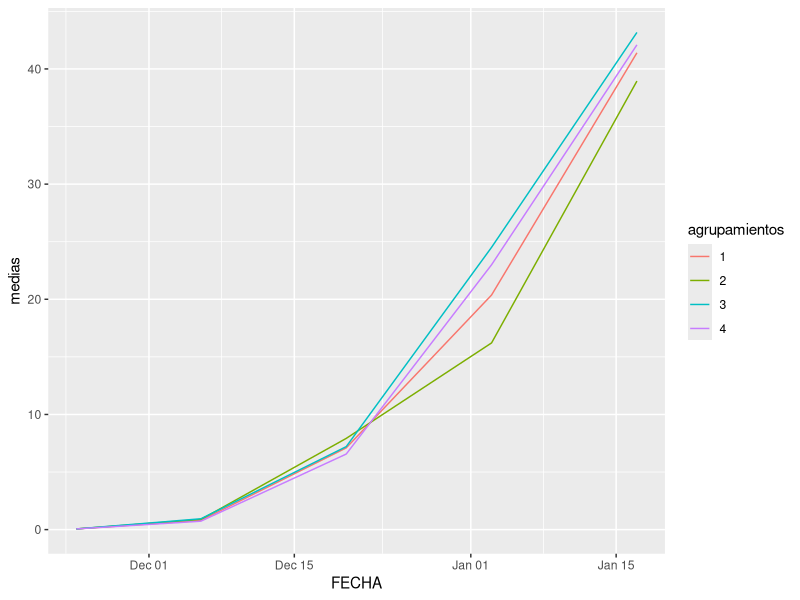
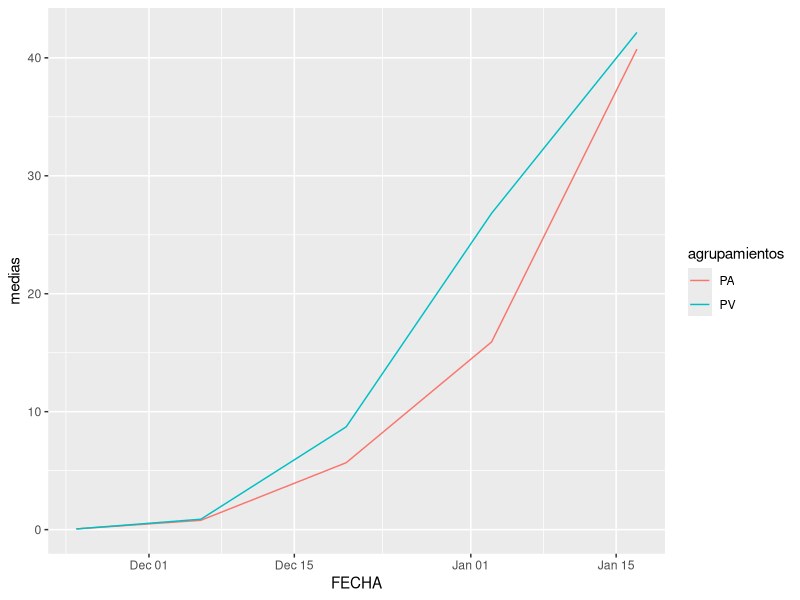
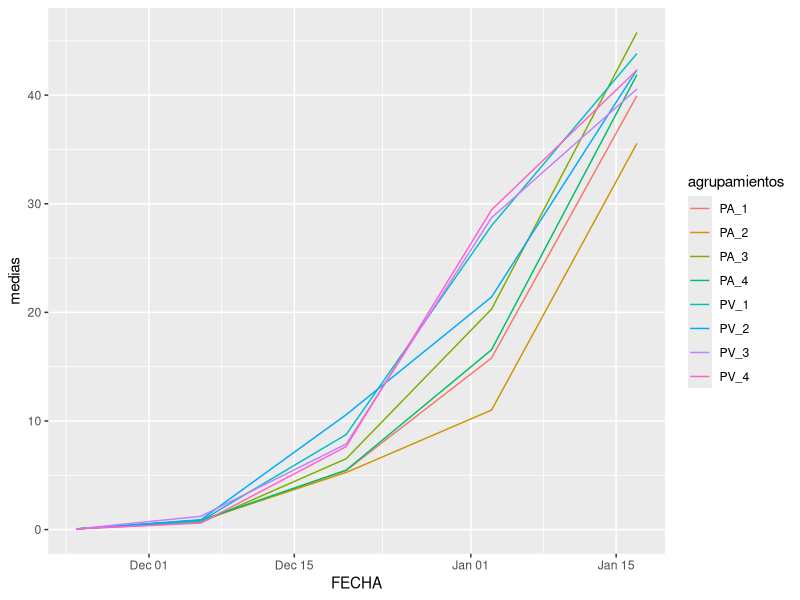
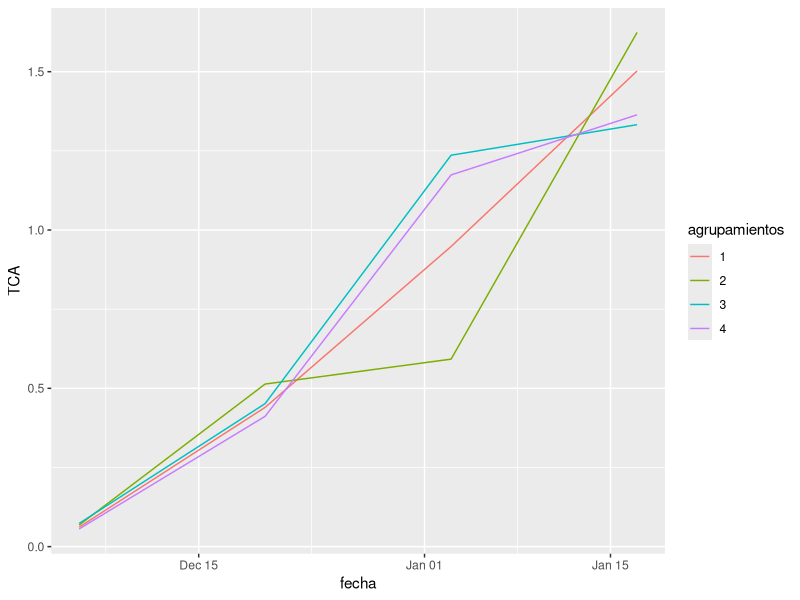
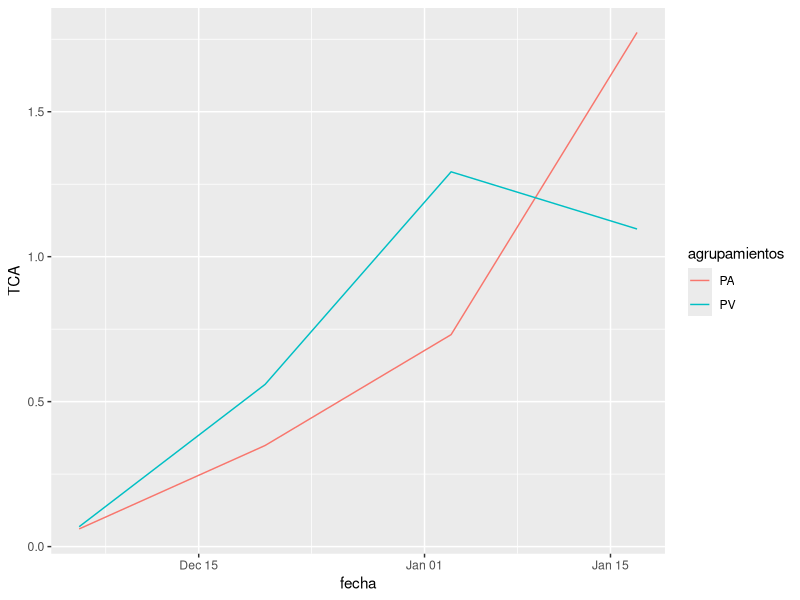
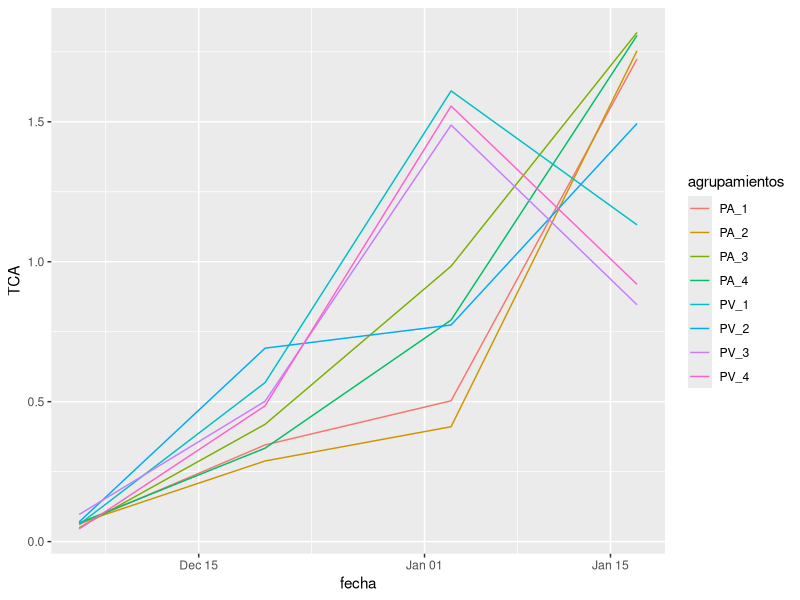
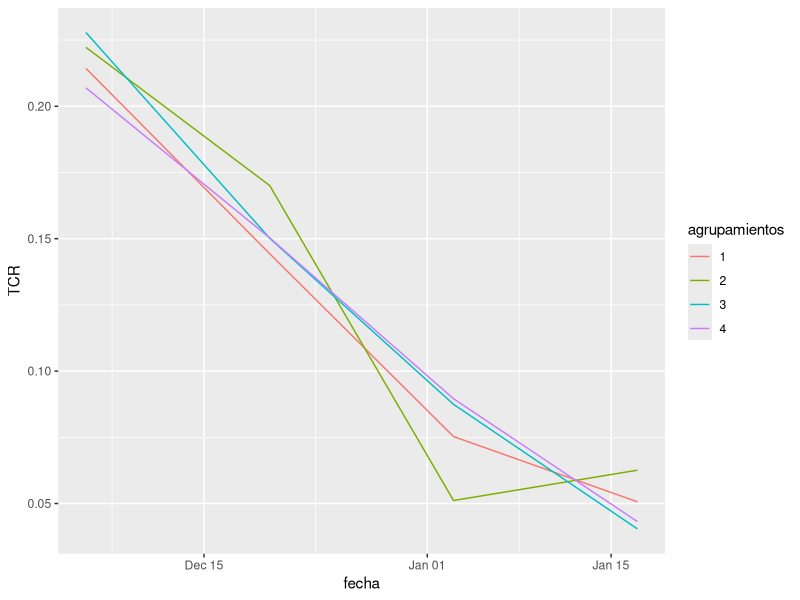
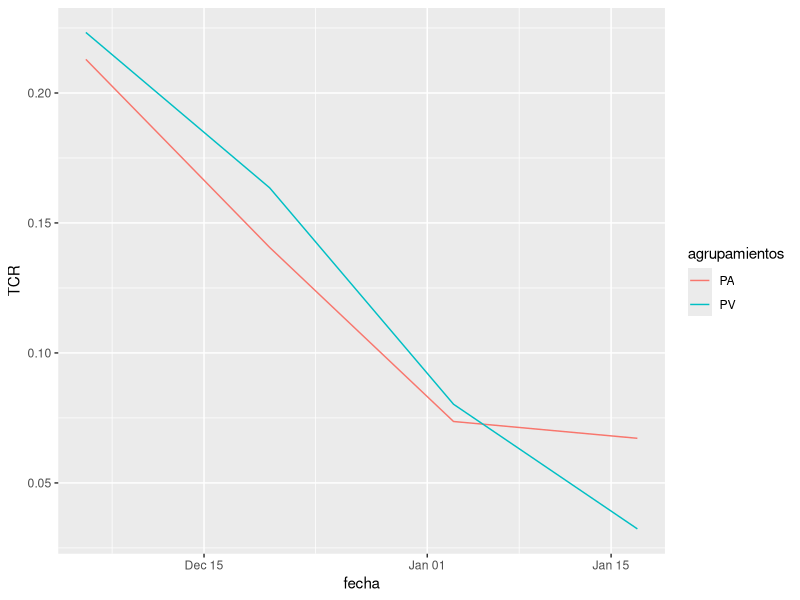

R code for these plots, in order:
## ---- chunk 1
resumir2fat<-function(fat1, 
                      fat2, 
                      resp,
                      trat,
                      df
){
  nf1<-unique(fat1)
  nf2<-unique(fat2)
  alltrat<-unique(trat)
  
  medias<-c()
  Desvio_Standar<-c()
  numero<-c()
  ag<-c()
  
  for (f1 in nf1){
    ag<-c(ag, 'dosis')
    medias<-c(medias, mean(resp[fat1==f1]))
    Desvio_Standar<-c(Desvio_Standar, sd(resp[fat1==f1]))
    numero<-c(numero, sum(with(df, fat1==f1)))
  }
 
  for (f2 in nf2){
    ag<-c(ag, 'variedad')
    medias<-c(medias, mean(resp[fat2==f2]))
    Desvio_Standar<-c(Desvio_Standar, sd(resp[fat2==f2]))
    numero<-c(numero, sum(with(df, fat2==f2)))
  }
  for (t in alltrat){
    ag<-c(ag, 'tratamientos')
    medias<-c(medias, mean(resp[trat==t]))
    Desvio_Standar<-c(Desvio_Standar, sd(resp[trat==t]))
    numero<-c(numero, sum(with(df, trat==t)))
  }
  agrupamientos<-c(nf1, nf2, alltrat)
  CV<-(Desvio_Standar/medias)*100
  return(data.frame(ag, agrupamientos, numero, medias, Desvio_Standar, CV))
}
## ---- chunk 2
### Fecha 1
MS06DIC<-read.csv("MS06DIC.csv", header=TRUE, sep=",", dec=",")

nv<-c()

for (i in MS06DIC$Variedad){
  if (i==1){
    nv<-c(nv, 'PA')
  } else {
    nv<-c(nv, 'PV')
  }
}

MS06DIC["NV"]<-nv

MS06DIC["Tratamientos"]<-paste(MS06DIC$NV, MS06DIC$Dosis, sep="_") #esto agrega una columna con el nombre del tratamiento

### Fecha 2
MS20DIC<-read.csv("MS20DIC.csv", header=TRUE, sep=",", dec=",")

nv<-c()

for (i in MS20DIC$Variedad){
  if (i==1){
    nv<-c(nv, 'PA')
  } else {
    nv<-c(nv, 'PV')
  }
}

MS20DIC["NV"]<-nv

MS20DIC["Tratamientos"]<-paste(MS20DIC$NV, MS20DIC$Dosis, sep="_") #esto agrega una columna con el nombre del tratamiento

### Fecha 3
MS03ENE<-read.csv("MS03ENE.csv", header=TRUE, sep=",", dec=",")

nv<-c()

for (i in MS03ENE$Variedad){
  if (i==1){
    nv<-c(nv, 'PA')
  } else {
    nv<-c(nv, 'PV')
  }
}

MS03ENE["NV"]<-nv

MS03ENE["Tratamientos"]<-paste(MS03ENE$NV, MS03ENE$Dosis, sep="_") #esto agrega una columna con el nombre del tratamiento

# Fecha 4
MS17ENE<-read.csv("MS17ENE.csv", header=TRUE, sep=",", dec=",")

nv<-c()

for (i in MS17ENE$Variedad){
  if (i==1){
    nv<-c(nv, 'PA')
  } else {
    nv<-c(nv, 'PV')
  }
}

MS17ENE["NV"]<-nv

MS17ENE["Tratamientos"]<-paste(MS17ENE$NV, MS17ENE$Dosis, sep="_") #esto agrega una columna con el nombre del tratamiento
## ---- chunk 3
MSPLE1<-read.csv("plantines1.csv", header=TRUE, sep=",", dec=",")

MSPLE1$PesoT<-(MSPLE1$PesoTotal/MSPLE1$plantines)*3

MSPLE1$A<-c(52.850, 40.133, 28.911, 27.625,
            44.394, 47.834, 37.094, 19.809)

nv<-c()

for (i in MSPLE1$Variedad){
  if (i==1){
    nv<-c(nv, 'PA')
  } else {
    nv<-c(nv, 'PV')
  }
}

MSPLE1["NV"]<-nv

MSPLE1<-rbind(MSPLE1, MSPLE1, MSPLE1, MSPLE1)

MSPLE1$Dosis<-c(1,1,1,1,1,1,1,1,
                2,2,2,2,2,2,2,2,
                3,3,3,3,3,3,3,3,
                4,4,4,4,4,4,4,4)
MSPLE1["Tratamientos"]<-paste(MSPLE1$NV, MSPLE1$Dosis, sep="_") #esto agrega una columna con el nombre del tratamiento

## ---- chunk 4
#fecha 0 -plantines- (obntiene el descriptivo y luego añade una columna con la fecha)
descPT24NOV<-resumir2fat(MSPLE1$Dosis, MSPLE1$NV, MSPLE1$PesoT, MSPLE1$Tratamientos, MSPLE1)

fecha<-c()
for (i in c(1:14)){
  fecha<-c(fecha, "2022-11-24")
}
fecha<-as.Date(fecha, format="%Y-%m-%d")

descPT24NOV$FECHA<-fecha



#fecha 1 (ontiene el descriptivo y luego añade una columna con la fecha)
descPT06DIC<-resumir2fat(MS06DIC$Dosis, MS06DIC$NV, MS06DIC$PesoT, MS06DIC$Tratamientos, MS06DIC)

fecha<-c()
for (i in c(1:14)){
  fecha<-c(fecha, "2022-12-6")
}
fecha<-as.Date(fecha, format="%Y-%m-%d")

descPT06DIC$FECHA<-fecha

#fecha 2 (ontiene el descriptivo y luego añade una columna con la fecha)
descPT20DIC<-resumir2fat(MS20DIC$Dosis, MS20DIC$NV, MS20DIC$PesoT, MS20DIC$Tratamientos, MS20DIC)

fecha<-c()
for (i in c(1:14)){
  fecha<-c(fecha, "2022-12-20")
}
fecha<-as.Date(fecha, format="%Y-%m-%d")

descPT20DIC$FECHA<-fecha

#fecha 3 (ontiene el descriptivo y luego añade una columna con la fecha)

descPT03ENE<-resumir2fat(MS03ENE$Dosis, MS03ENE$NV, MS03ENE$PesoT, MS03ENE$Tratamientos, MS03ENE)

fecha<-c()
for (i in c(1:14)){
  fecha<-c(fecha, "2023-1-3")
}
fecha<-as.Date(fecha, format="%Y-%m-%d")

descPT03ENE$FECHA<-fecha

#fecha 4 (ontiene el descriptivo y luego añade una columna con la fecha)

descPT17ENE<-resumir2fat(MS17ENE$Dosis, MS17ENE$NV, MS17ENE$PesoT, MS17ENE$Tratamientos, MS17ENE)

fecha<-c()
for (i in c(1:14)){
  fecha<-c(fecha, "2023-1-17")
}
fecha<-as.Date(fecha, format="%Y-%m-%d")

descPT17ENE$FECHA<-fecha
## ---- chunk 5
descPTe1<-rbind(descPT24NOV, descPT06DIC, descPT20DIC, descPT03ENE, descPT17ENE)

descPTe1
## ---- chunk 6
library(ggplot2)
library(patchwork)

g1<-ggplot(data= descPTe1[descPTe1$ag=='dosis',], aes(FECHA, medias, color=agrupamientos))+geom_line()
g2<-ggplot(data= descPTe1[descPTe1$ag=='variedad',], aes(FECHA, medias, color=agrupamientos))+geom_line()
g3<-ggplot(data= descPTe1[descPTe1$ag=='tratamientos',], aes(FECHA, medias, color=agrupamientos))+geom_line()

g1
g2
g3
## ---- chunk 7

TCA1<-(descPT06DIC$medias-descPT24NOV$medias)/as.integer(difftime(descPT06DIC$FECHA, descPT24NOV$FECHA, units='days'))

TCA2<-(descPT20DIC$medias-descPT06DIC$medias)/as.integer(difftime(descPT20DIC$FECHA, descPT06DIC$FECHA, units='days'))

TCA3<-(descPT03ENE$medias-descPT20DIC$medias)/as.integer(difftime(descPT03ENE$FECHA, descPT20DIC$FECHA, units='days'))

TCA4<-(descPT17ENE$medias-descPT03ENE$medias)/as.integer(difftime(descPT17ENE$FECHA, descPT03ENE$FECHA, units='days'))

TCA<-c(TCA1, TCA2, TCA3, TCA4)
fecha<-c(descPT06DIC$FECHA, 
         descPT20DIC$FECHA,
         descPT03ENE$FECHA,
         descPT17ENE$FECHA)
ag<-c(descPT06DIC$ag, 
         descPT20DIC$ag,
         descPT03ENE$ag,
         descPT17ENE$ag)
agrupamientos<-c(descPT06DIC$agrupamientos, 
         descPT20DIC$agrupamientos,
         descPT03ENE$agrupamientos,
         descPT17ENE$agrupamientos)
dfTCA<-data.frame(fecha, ag, agrupamientos, TCA)

dfTCA

## ---- chunk 8
library(ggplot2)
library(patchwork)

g1<-ggplot(data= dfTCA[dfTCA$ag=='dosis',], aes(fecha, TCA, color=agrupamientos))+geom_line()
g2<-ggplot(data= dfTCA[dfTCA$ag=='variedad',], aes(fecha, TCA, color=agrupamientos))+geom_line()
g3<-ggplot(data= dfTCA[dfTCA$ag=='tratamientos',], aes(fecha, TCA, color=agrupamientos))+geom_line()

g1
g2
g3
## ---- chunk 9
TCR1<-(log(descPT06DIC$medias)-log(descPT24NOV$medias))/as.integer(difftime(descPT06DIC$FECHA, descPT24NOV$FECHA, units='days'))

TCR2<-(log(descPT20DIC$medias)-log(descPT06DIC$medias))/as.integer(difftime(descPT20DIC$FECHA, descPT06DIC$FECHA, units='days'))

TCR3<-(log(descPT03ENE$medias)-log(descPT20DIC$medias))/as.integer(difftime(descPT03ENE$FECHA, descPT20DIC$FECHA, units='days'))

TCR4<-(log(descPT17ENE$medias)-log(descPT03ENE$medias))/as.integer(difftime(descPT17ENE$FECHA, descPT03ENE$FECHA, units='days'))

TCR<-c(TCR1, TCR2, TCR3, TCR4)


dfTCA$TCR<-c(TCR)
## ---- chunk 10
library(ggplot2)
library(patchwork)

g1<-ggplot(data= dfTCA[dfTCA$ag=='dosis',], aes(fecha, TCR, color=agrupamientos))+geom_line()
g2<-ggplot(data= dfTCA[dfTCA$ag=='variedad',], aes(fecha, TCR, color=agrupamientos))+geom_line()
g3<-ggplot(data= dfTCA[dfTCA$ag=='tratamientos',], aes(fecha, TCR, color=agrupamientos))+geom_line()

g1
g2
g3
## ---- chunk 11

regModelAF<- function(trat, AS, HM){
  #creamos vectores vacios para guardar cada parametro del modelo: ordenada al origen, pendiente de la recta, coefi. pearson de la ordenada y de la pendiente, r^2 y r^2 ajustado del modelo
    ord <-c() 
    prord<-c()
    pend<-c()
    prpend<-c()
    rsq<-c()
    radj<-c()
    tratamientos<-unique(trat)
    
    #El ciclo FOR va ir realizando una regresion por CADA TRATAMIENTO y guardando los datos en cada vector creado

for (i in tratamientos){
  HMT<-HM[trat== i] #PESO HOJAS MEDIDAS DEL TRATAMIENTO I
  AFT<-AS[trat== i] #AREA FOLIAR DE LAS HOJAS MEDIDAS DEL TRATAMIENTO I
  
  regresion<-summary(lm(AFT~HMT)) #SE EJECUTA LA REGRESION
  
  ord<-c(ord, regresion$coefficients[1,1]) #guarda el intercept del tratamiento i en un vector
  prord<-c(prord, regresion$coefficients[1,4]) #guarda el coeficiente de pearson de la ordenada para el tratamiento i
  pend<-c(pend, regresion$coefficients[2,1]) #guarda la pendiente del tratamiento i en un vector
  prpend<-c(prpend, regresion$coefficients[2,4]) #guarda el coeficiente de pearson de la pendienyte en el tratamiento i
  rsq<-c(rsq, regresion$r.squared) #guarda el r^2 del modelo al tratamiento i
  radj<-c(radj, regresion$adj.r.squared) #guarda el r^2 ajustado del modelo para el tratamiento i
}
    
 # creamos un data frame con los vectores

MAF<-data.frame(tratamientos, ord, prord, pend, prpend, rsq, radj)

return(MAF)
    
}

## ---- chunk 12
modeloAfFecha2<-regModelAF(MS20DIC$Tratamientos, MS20DIC$AS, MS20DIC$HM)

modeloAfFecha3<-regModelAF(MS03ENE$Tratamientos, MS03ENE$AS, MS03ENE$HM)

modeloAfFecha4<-regModelAF(MS17ENE$Tratamientos, MS17ENE$AS, MS17ENE$HM)

## ---- chunk 13

calcAf<-function(H, trat, MAF){
#Se recorre fila por fila calculando PH*PENDIENA + ORDENADA para obtener un vector con el area foliar

areasF<-c()

for (i in c(1:32)){
  ordenada<-MAF$ord[MAF$tratamientos== trat[i]]
  pendiente<-MAF$pend[MAF$tratamientos== trat[i]]
  pesohojas<-H[i]
  af<-ordenada + pendiente*pesohojas
  areasF<-c(areasF, af) 
}
 return(areasF)  
}

## ---- chunk 14
MS20DIC$A<-calcAf(MS20DIC$HM+MS20DIC$HSM, MS20DIC$Tratamientos, modeloAfFecha2)

MS03ENE$A<-calcAf(MS03ENE$HM+MS03ENE$HSM, MS03ENE$Tratamientos, modeloAfFecha3)

MS17ENE$A<-calcAf(MS17ENE$HM+MS17ENE$HSM, MS17ENE$Tratamientos, modeloAfFecha4)

## ---- chunk 15
descA24NOV<-resumir2fat(MSPLE1$Dosis, MSPLE1$NV, MSPLE1$A, MSPLE1$Tratamientos, MSPLE1)

descA06DIC<-resumir2fat(MS06DIC$Dosis, MS06DIC$NV, MS06DIC$A, MS06DIC$Tratamientos, MS06DIC)

descA20DIC<-resumir2fat(MS20DIC$Dosis, MS20DIC$NV, MS20DIC$A, MS20DIC$Tratamientos, MS20DIC)

descA03ENE<-resumir2fat(MS03ENE$Dosis, MS03ENE$NV, MS03ENE$A, MS03ENE$Tratamientos, MS03ENE)

descA17ENE<-resumir2fat(MS17ENE$Dosis, MS17ENE$NV, MS17ENE$A, MS17ENE$Tratamientos, MS17ENE)
## ---- chunk 16
descPTe1$AREAF<-c(descA24NOV$medias,
            descA06DIC$medias, 
            descA20DIC$medias, 
            descA03ENE$medias, 
            descA17ENE$medias)
## ---- chunk 17
library(ggplot2)
library(patchwork)

g1<-ggplot(data= descPTe1[descPTe1$ag=='dosis',], aes(FECHA, AREAF, color=agrupamientos))+geom_line()
g2<-ggplot(data= descPTe1[descPTe1$ag=='variedad',], aes(FECHA, AREAF, color=agrupamientos))+geom_line()
g3<-ggplot(data= descPTe1[descPTe1$ag=='tratamientos',], aes(FECHA, AREAF, color=agrupamientos))+geom_line()

g1
g2
g3
## ---- chunk 18
TAL1<-TCA1*((log(descA06DIC$medias)-log(descA24NOV$medias))/(descA06DIC$medias-descA24NOV$medias))

TAL2<-TCA2*((log(descA20DIC$medias)-log(descA06DIC$medias))/(descA20DIC$medias-descA06DIC$medias))

TAL3<-TCA3*((log(descA03ENE$medias)-log(descA20DIC$medias))/(descA03ENE$medias-descA20DIC$medias))

TAL4<-TCA4*((log(descA17ENE$medias)-log(descA03ENE$medias))/(descA17ENE$medias-descA03ENE$medias))

TAL<-c(TAL1, TAL2, TAL3, TAL4)


dfTCA$TAL<-TAL
## ---- chunk 19
library(ggplot2)
library(patchwork)

g1<-ggplot(data= dfTCA[dfTCA$ag=='dosis',], aes(fecha, TAL, color=agrupamientos))+geom_line()
g2<-ggplot(data= dfTCA[dfTCA$ag=='variedad',], aes(fecha, TAL, color=agrupamientos))+geom_line()
g3<-ggplot(data= dfTCA[dfTCA$ag=='tratamientos',], aes(fecha, TAL, color=agrupamientos))+geom_line()

g1
g2
g3
## ---- chunk 20
NE1<-read.csv('NutrientesE1.csv', header=T, sep=',', dec=',')

nv<-c()

for (i in NE1$variedad){
  if (i==1){
    nv<-c(nv, 'PA')
  } else {
    nv<-c(nv, 'PV')
  }
}

NE1["NV"]<-nv

NE1["Tratamientos"]<-paste(NE1$NV, NE1$dosis, sep="_") #esto agrega una columna con el nombre del tratamiento

## ---- chunk 21
#Obtener una estadistica descriptiva del nitrogeno para cada fecha

NE1$Medicion<-trimws(NE1$Medicion)

#fecha 1
NF<-NE1[NE1$Medicion =="PRIMERA",]

descN06DIC<-resumir2fat(NF$dosis, 
                        NF$NV, 
                        NF$N., 
                        NF$Tratamientos, 
                        NF)

fecha<-c()
for (i in c(1:14)){
  fecha<-c(fecha, "2022-12-6")
}
fecha<-as.Date(fecha, format="%Y-%m-%d")

descN06DIC$FECHA<-fecha

#fecha 2

NF<-NE1[NE1$Medicion =="SEGUNDA",]

descN20DIC<-resumir2fat(NF$dosis, 
                        NF$NV, 
                        NF$N., 
                        NF$Tratamientos, 
                        NF)

fecha<-c()
for (i in c(1:14)){
  fecha<-c(fecha, "2022-12-20")
}
fecha<-as.Date(fecha, format="%Y-%m-%d")

descN20DIC$FECHA<-fecha

#fecha 3

NF<-NE1[NE1$Medicion =="TERCERA",]

descN03ENE<-resumir2fat(NF$dosis, 
                        NF$NV, 
                        NF$N., 
                        NF$Tratamientos, 
                        NF)

fecha<-c()

for (i in c(1:14)){
  fecha<-c(fecha, "2023-1-3")
}
fecha<-as.Date(fecha, format="%Y-%m-%d")

descN03ENE$FECHA<-fecha
 
#fecha 4 
  NF<-NE1[NE1$Medicion =="CUARTA",]

descN17ENE<-resumir2fat(NF$dosis, 
                        NF$NV, 
                        NF$N., 
                        NF$Tratamientos, 
                        NF)

fecha<-c()
for (i in c(1:14)){
  fecha<-c(fecha, "2023-1-17")
}
fecha<-as.Date(fecha, format="%Y-%m-%d")

descN17ENE$FECHA<-fecha

#unir en un data frame

descNe1<-rbind(descN06DIC,
               descN20DIC,
               descN03ENE,
               descN17ENE)


## ---- chunk 22
library(ggplot2)
g1<-ggplot(descNe1[descNe1$ag=='dosis',], aes(FECHA, medias, color=agrupamientos))+geom_line()

g2<-ggplot(descNe1[descNe1$ag=='variedad',], aes(FECHA, medias, color=agrupamientos))+geom_line()

g3<-ggplot(descNe1[descNe1$ag=='tratamientos',], aes(FECHA, medias, color=agrupamientos))+geom_line()

g1
g2
g3
## ---- chunk 23
concN<-c(NA, NA, NA, NA, NA, NA, NA, NA, NA, NA, NA, NA, NA, NA,
         descNe1$medias)

descPTe1$Nx100<-concN

descPTe1$Nacu<-descPTe1$Nx100*descPTe1$medias

descPTe1

g1<-ggplot(descPTe1[descPTe1$ag=='dosis',], aes(FECHA, Nacu, color=agrupamientos))+geom_line()

g2<-ggplot(descPTe1[descPTe1$ag=='variedad',], aes(FECHA, Nacu, color=agrupamientos))+geom_line()

g3<-ggplot(descPTe1[descPTe1$ag=='tratamientos',], aes(FECHA, Nacu, color=agrupamientos))+geom_line()

g1
g2
g3
## ---- chunk 24
#Obtener una estadistica descriptiva del Fósforo para cada fecha

NE1$Medicion<-trimws(NE1$Medicion)

#fecha 1
NF<-NE1[NE1$Medicion =="PRIMERA",]

descP06DIC<-resumir2fat(NF$dosis, 
                        NF$NV, 
                        NF$P., 
                        NF$Tratamientos, 
                        NF)

fecha<-c()
for (i in c(1:14)){
  fecha<-c(fecha, "2022-12-6")
}
fecha<-as.Date(fecha, format="%Y-%m-%d")

descP06DIC$FECHA<-fecha

#fecha 2

NF<-NE1[NE1$Medicion =="SEGUNDA",]

descP20DIC<-resumir2fat(NF$dosis, 
                        NF$NV, 
                        NF$P., 
                        NF$Tratamientos, 
                        NF)

fecha<-c()
for (i in c(1:14)){
  fecha<-c(fecha, "2022-12-20")
}
fecha<-as.Date(fecha, format="%Y-%m-%d")

descP20DIC$FECHA<-fecha

#fecha 3

NF<-NE1[NE1$Medicion =="TERCERA",]

descP03ENE<-resumir2fat(NF$dosis, 
                        NF$NV, 
                        NF$P., 
                        NF$Tratamientos, 
                        NF)

fecha<-c()

for (i in c(1:14)){
  fecha<-c(fecha, "2023-1-3")
}
fecha<-as.Date(fecha, format="%Y-%m-%d")

descP03ENE$FECHA<-fecha
 
#fecha 4 
  NF<-NE1[NE1$Medicion =="CUARTA",]

descP17ENE<-resumir2fat(NF$dosis, 
                        NF$NV, 
                        NF$P., 
                        NF$Tratamientos, 
                        NF)

fecha<-c()
for (i in c(1:14)){
  fecha<-c(fecha, "2023-1-17")
}
fecha<-as.Date(fecha, format="%Y-%m-%d")

descP17ENE$FECHA<-fecha

#unir en un data frame

descPe1<-rbind(descP06DIC,
               descP20DIC,
               descP03ENE,
               descP17ENE)


## ---- chunk 25
library(ggplot2)
g1<-ggplot(descPe1[descPe1$ag=='dosis',], aes(FECHA, medias, color=agrupamientos))+geom_line()

g2<-ggplot(descPe1[descPe1$ag=='variedad',], aes(FECHA, medias, color=agrupamientos))+geom_line()

g3<-ggplot(descPe1[descPe1$ag=='tratamientos',], aes(FECHA, medias, color=agrupamientos))+geom_line()

g1
g2
g3
## ---- chunk 26
concP<-c(NA, NA, NA, NA, NA, NA, NA, NA, NA, NA, NA, NA, NA, NA,
         descPe1$medias)

descPTe1$Px100<-concP

descPTe1$Pacu<-descPTe1$Px100*descPTe1$medias

descPTe1

g1<-ggplot(descPTe1[descPTe1$ag=='dosis',], aes(FECHA, Pacu, color=agrupamientos))+geom_line()

g2<-ggplot(descPTe1[descPTe1$ag=='variedad',], aes(FECHA, Pacu, color=agrupamientos))+geom_line()

g3<-ggplot(descPTe1[descPTe1$ag=='tratamientos',], aes(FECHA, Pacu, color=agrupamientos))+geom_line()

g1
g2
g3
## ---- chunk 27
#Obtener una estadistica descriptiva del nitrogeno para cada fecha

NE1$Medicion<-trimws(NE1$Medicion)

#fecha 1
NF<-NE1[NE1$Medicion =="PRIMERA",]

descK06DIC<-resumir2fat(NF$dosis, 
                        NF$NV, 
                        NF$K., 
                        NF$Tratamientos, 
                        NF)

fecha<-c()
for (i in c(1:14)){
  fecha<-c(fecha, "2022-12-6")
}
fecha<-as.Date(fecha, format="%Y-%m-%d")

descK06DIC$FECHA<-fecha

#fecha 2

NF<-NE1[NE1$Medicion =="SEGUNDA",]

descK20DIC<-resumir2fat(NF$dosis, 
                        NF$NV, 
                        NF$K., 
                        NF$Tratamientos, 
                        NF)

fecha<-c()
for (i in c(1:14)){
  fecha<-c(fecha, "2022-12-20")
}
fecha<-as.Date(fecha, format="%Y-%m-%d")

descK20DIC$FECHA<-fecha

#fecha 3

NF<-NE1[NE1$Medicion =="TERCERA",]

descK03ENE<-resumir2fat(NF$dosis, 
                        NF$NV, 
                        NF$K., 
                        NF$Tratamientos, 
                        NF)

fecha<-c()

for (i in c(1:14)){
  fecha<-c(fecha, "2023-1-3")
}
fecha<-as.Date(fecha, format="%Y-%m-%d")

descK03ENE$FECHA<-fecha
 
#fecha 4 
  NF<-NE1[NE1$Medicion =="CUARTA",]

descK17ENE<-resumir2fat(NF$dosis, 
                        NF$NV, 
                        NF$K., 
                        NF$Tratamientos, 
                        NF)

fecha<-c()
for (i in c(1:14)){
  fecha<-c(fecha, "2023-1-17")
}
fecha<-as.Date(fecha, format="%Y-%m-%d")

descK17ENE$FECHA<-fecha

#unir en un data frame

descKe1<-rbind(descK06DIC,
               descK20DIC,
               descK03ENE,
               descK17ENE)


## ---- chunk 28
library(ggplot2)
g1<-ggplot(descKe1[descKe1$ag=='dosis',], aes(FECHA, medias, color=agrupamientos))+geom_line()

g2<-ggplot(descKe1[descKe1$ag=='variedad',], aes(FECHA, medias, color=agrupamientos))+geom_line()

g3<-ggplot(descKe1[descKe1$ag=='tratamientos',], aes(FECHA, medias, color=agrupamientos))+geom_line()

g1
g2
g3
## ---- chunk 29
concK<-c(NA, NA, NA, NA, NA, NA, NA, NA, NA, NA, NA, NA, NA, NA,
         descKe1$medias)

descPTe1$Kx100<-concK

descPTe1$Kacu<-descPTe1$Kx100*descPTe1$medias

descPTe1

g1<-ggplot(descPTe1[descPTe1$ag=='dosis',], aes(FECHA, Kacu, color=agrupamientos))+geom_line()

g2<-ggplot(descPTe1[descPTe1$ag=='variedad',], aes(FECHA, Kacu, color=agrupamientos))+geom_line()

g3<-ggplot(descPTe1[descPTe1$ag=='tratamientos',], aes(FECHA, Kacu, color=agrupamientos))+geom_line()

g1
g2
g3
## ---- chunk 30
#Obtener una estadistica descriptiva del nitrogeno para cada fecha

NE1$Medicion<-trimws(NE1$Medicion)

#fecha 1
NF<-NE1[NE1$Medicion =="PRIMERA",]

descCa06DIC<-resumir2fat(NF$dosis, 
                        NF$NV, 
                        NF$Ca., 
                        NF$Tratamientos, 
                        NF)

fecha<-c()
for (i in c(1:14)){
  fecha<-c(fecha, "2022-12-6")
}
fecha<-as.Date(fecha, format="%Y-%m-%d")

descCa06DIC$FECHA<-fecha

#fecha 2

NF<-NE1[NE1$Medicion =="SEGUNDA",]

descCa20DIC<-resumir2fat(NF$dosis, 
                        NF$NV, 
                        NF$Ca., 
                        NF$Tratamientos, 
                        NF)

fecha<-c()
for (i in c(1:14)){
  fecha<-c(fecha, "2022-12-20")
}
fecha<-as.Date(fecha, format="%Y-%m-%d")

descCa20DIC$FECHA<-fecha

#fecha 3

NF<-NE1[NE1$Medicion =="TERCERA",]

descCa03ENE<-resumir2fat(NF$dosis, 
                        NF$NV, 
                        NF$Ca., 
                        NF$Tratamientos, 
                        NF)

fecha<-c()

for (i in c(1:14)){
  fecha<-c(fecha, "2023-1-3")
}
fecha<-as.Date(fecha, format="%Y-%m-%d")

descCa03ENE$FECHA<-fecha
 
#fecha 4 
  NF<-NE1[NE1$Medicion =="CUARTA",]

descCa17ENE<-resumir2fat(NF$dosis, 
                        NF$NV, 
                        NF$Ca., 
                        NF$Tratamientos, 
                        NF)

fecha<-c()
for (i in c(1:14)){
  fecha<-c(fecha, "2023-1-17")
}
fecha<-as.Date(fecha, format="%Y-%m-%d")

descCa17ENE$FECHA<-fecha

#unir en un data frame

descCae1<-rbind(descCa06DIC,
               descCa20DIC,
               descCa03ENE,
               descCa17ENE)


## ---- chunk 31
library(ggplot2)
g1<-ggplot(descKe1[descCae1$ag=='dosis',], aes(FECHA, medias, color=agrupamientos))+geom_line()

g2<-ggplot(descKe1[descCae1$ag=='variedad',], aes(FECHA, medias, color=agrupamientos))+geom_line()

g3<-ggplot(descKe1[descCae1$ag=='tratamientos',], aes(FECHA, medias, color=agrupamientos))+geom_line()

g1
g2
g3
## ---- chunk 32
concK<-c(NA, NA, NA, NA, NA, NA, NA, NA, NA, NA, NA, NA, NA, NA,
         descCae1$medias)

descPTe1$Cax100<-concK

descPTe1$Caacu<-descPTe1$Cax100*descPTe1$medias

descPTe1

g1<-ggplot(descPTe1[descPTe1$ag=='dosis',], aes(FECHA, Caacu, color=agrupamientos))+geom_line()

g2<-ggplot(descPTe1[descPTe1$ag=='variedad',], aes(FECHA, Caacu, color=agrupamientos))+geom_line()

g3<-ggplot(descPTe1[descPTe1$ag=='tratamientos',], aes(FECHA, Caacu, color=agrupamientos))+geom_line()

g1
g2
g3
## ---- chunk 33
#Obtener una estadistica descriptiva del nitrogeno para cada fecha

NE1$Medicion<-trimws(NE1$Medicion)

#fecha 1
NF<-NE1[NE1$Medicion =="PRIMERA",]

descMg06DIC<-resumir2fat(NF$dosis, 
                        NF$NV, 
                        NF$Mg., 
                        NF$Tratamientos, 
                        NF)

fecha<-c()
for (i in c(1:14)){
  fecha<-c(fecha, "2022-12-6")
}
fecha<-as.Date(fecha, format="%Y-%m-%d")

descMg06DIC$FECHA<-fecha

#fecha 2

NF<-NE1[NE1$Medicion =="SEGUNDA",]

descMg20DIC<-resumir2fat(NF$dosis, 
                        NF$NV, 
                        NF$Mg., 
                        NF$Tratamientos, 
                        NF)

fecha<-c()
for (i in c(1:14)){
  fecha<-c(fecha, "2022-12-20")
}
fecha<-as.Date(fecha, format="%Y-%m-%d")

descMg20DIC$FECHA<-fecha

#fecha 3

NF<-NE1[NE1$Medicion =="TERCERA",]

descMg03ENE<-resumir2fat(NF$dosis, 
                        NF$NV, 
                        NF$Mg., 
                        NF$Tratamientos, 
                        NF)

fecha<-c()

for (i in c(1:14)){
  fecha<-c(fecha, "2023-1-3")
}
fecha<-as.Date(fecha, format="%Y-%m-%d")

descMg03ENE$FECHA<-fecha
 
#fecha 4 
  NF<-NE1[NE1$Medicion =="CUARTA",]

descMg17ENE<-resumir2fat(NF$dosis, 
                        NF$NV, 
                        NF$Mg., 
                        NF$Tratamientos, 
                        NF)

fecha<-c()
for (i in c(1:14)){
  fecha<-c(fecha, "2023-1-17")
}
fecha<-as.Date(fecha, format="%Y-%m-%d")

descMg17ENE$FECHA<-fecha

#unir en un data frame

descMge1<-rbind(descMg06DIC,
               descMg20DIC,
               descMg03ENE,
               descMg17ENE)


## ---- chunk 34
library(ggplot2)
g1<-ggplot(descKe1[descMge1$ag=='dosis',], aes(FECHA, medias, color=agrupamientos))+geom_line()

g2<-ggplot(descKe1[descMge1$ag=='variedad',], aes(FECHA, medias, color=agrupamientos))+geom_line()

g3<-ggplot(descKe1[descMge1$ag=='tratamientos',], aes(FECHA, medias, color=agrupamientos))+geom_line()

g1
g2
g3
## ---- chunk 35
concMg<-c(NA, NA, NA, NA, NA, NA, NA, NA, NA, NA, NA, NA, NA, NA,
         descKe1$medias)

descPTe1$Mgx100<-concMg

descPTe1$Mgacu<-descPTe1$Mgx100*descPTe1$medias

descPTe1

g1<-ggplot(descPTe1[descPTe1$ag=='dosis',], aes(FECHA, Mgacu, color=agrupamientos))+geom_line()

g2<-ggplot(descPTe1[descPTe1$ag=='variedad',], aes(FECHA, Mgacu, color=agrupamientos))+geom_line()

g3<-ggplot(descPTe1[descPTe1$ag=='tratamientos',], aes(FECHA, Mgacu, color=agrupamientos))+geom_line()

g1
g2
g3
